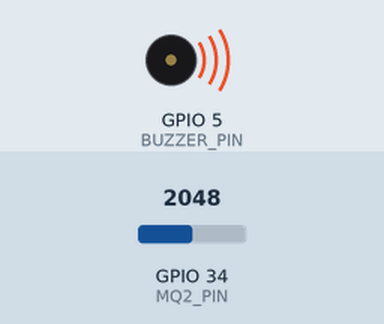
The program below on a simulated ESP32. Shown: buzzer (waves = sounding, pin HIGH). The inputs (shaded band) are chosen by the test bench; at power-on: GPIO 34 (MQ2_PIN) = 2048. WiFi joins after 1.5 s; servers stay silent unless stated; uploads are accepted with an empty reply; what the program prints to the serial monitor is not drawn.

Above: at 2.8 s.
2.9 s: GPIO 34 (MQ2_PIN) set to 3697
5.8 s: GPIO 34 (MQ2_PIN) set to 3830
At 7.1 s:
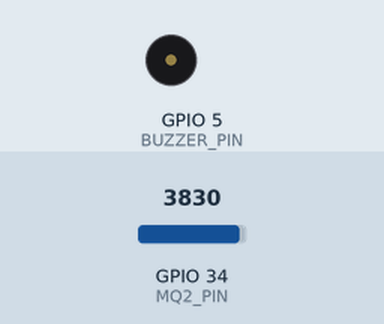
9.7 s: GPIO 34 (MQ2_PIN) set to 3722
At 11.7 s:
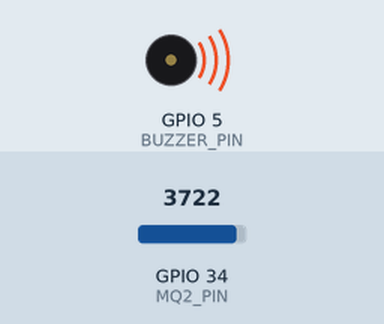
12.6 s: GPIO 34 (MQ2_PIN) set to 3802
At 13.4 s:
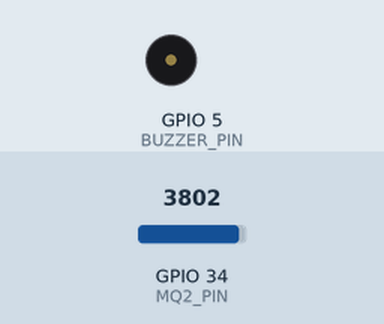
Timing chart, 0 to 15.6 s (numbered marks = the images above; inputs shaded):
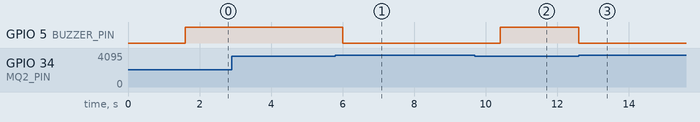

Measured:
- the behaviour switches between 3761 and 3762 on GPIO 34 (MQ2_PIN) (found by bisection; images 0 and 1)
- after the input at 2.9 s, every drawn part: stays the same
- after the input at 5.8 s, GPIO 5 (BUZZER_PIN): HIGH → LOW after 0.20 s
- after the input at 9.7 s, GPIO 5 (BUZZER_PIN): LOW → HIGH after 0.71 s
- after the input at 12.6 s, GPIO 5 (BUZZER_PIN): HIGH → LOW at once

The program:

main.cpp
```cpp
#include <WiFi.h>
#include <WiFiClient.h>
#include <WiFiClientSecure.h>
#include <HTTPClient.h>

#define MQ2_PIN 34
#define BUZZER_PIN 5

#define WIFI_SSID "Wokwi-GUEST"
#define WIFI_PASSWORD ""
#define WIFI_CHANNEL 6

// Gunakan path lengkap API Laravel (routes/api.php) — prefix `/api`
const char* serverName = "https://sgqztz3w-8000.asse.devtunnels.ms/api/sensor-data";

void setup() {
  Serial.begin(115200);

  pinMode(BUZZER_PIN, OUTPUT);
  digitalWrite(BUZZER_PIN, LOW);

  WiFi.begin(WIFI_SSID, WIFI_PASSWORD, WIFI_CHANNEL);
  while (WiFi.status() != WL_CONNECTED) {
    Serial.print(".");
    delay(200);
  }
  Serial.println(" Connected!");
}

void loop() {

  int raw = analogRead(MQ2_PIN);
  long timestamp = millis();

  String status = (raw >= 3762) ? "DARURAT" : "AMAN";

  Serial.print("ADC: ");
  Serial.print(raw);
  Serial.print(" | Status: ");
  Serial.println(status);

  // BUZZER SIMPLE
  if (raw >= 3762) {
    digitalWrite(BUZZER_PIN, LOW);   // bunyi
  } else {
    digitalWrite(BUZZER_PIN, HIGH);    // mati
  }

  if (WiFi.status() == WL_CONNECTED) {
    HTTPClient http;
    // Untuk dev-tunnel dengan sertifikat tidak dikenali (testing)
    WiFiClientSecure client;
    client.setInsecure();
    http.begin(client, serverName);
    http.addHeader("Content-Type", "application/json");

    // Build JSON safely, kirim adc dan timestamp sebagai numeric
    String jsonData = String("{\"adc\": ") + String(raw) +
                      String(", \"status\": \"") + status + String("\"") +
                      String(", \"timestamp\": ") + String(timestamp) + String("}");

    int resp = http.POST(jsonData);
    String respBody = http.getString();

    Serial.print("API Resp code: ");
    Serial.println(resp);
    Serial.print("API Resp body: ");
    Serial.println(respBody);

    http.end();
  }

  delay(2000);
}
```
